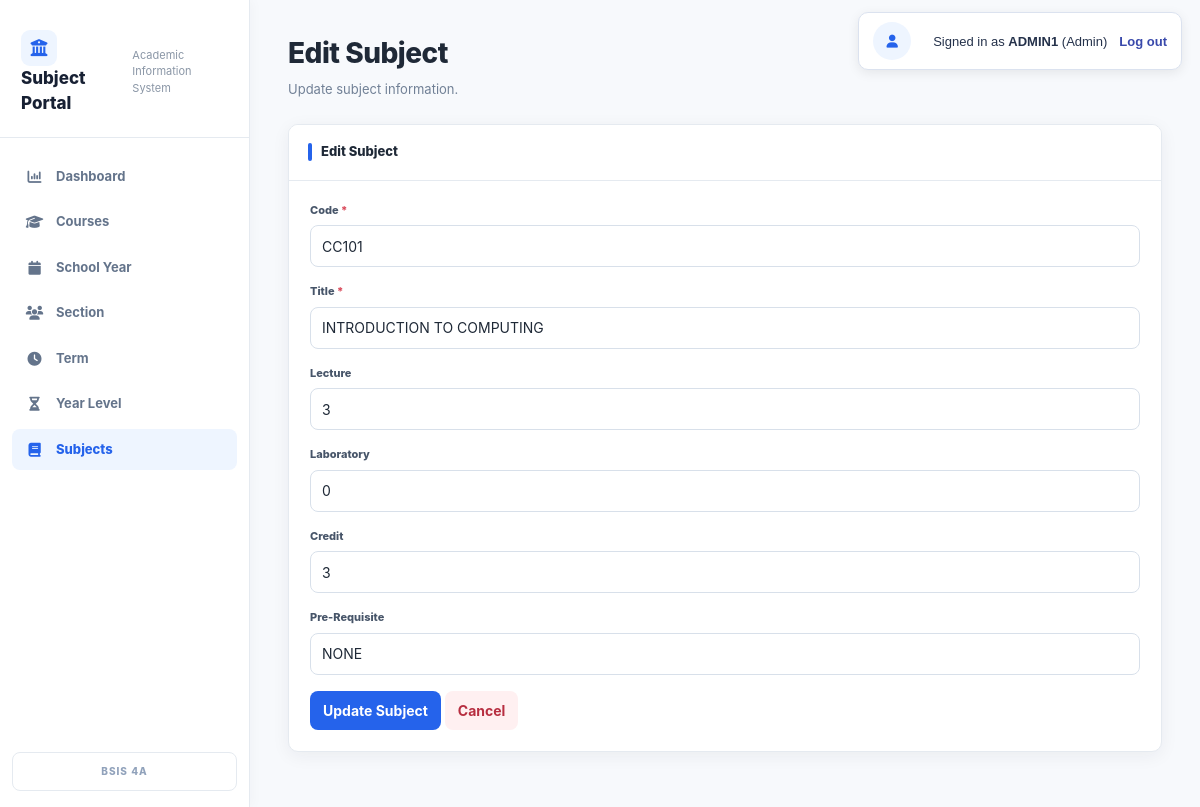
/subjects_edit.php?code=CC101 (signed in), run on the app's committed database.
### tables this page shows
CREATE TABLE `tbl_subjects` (
  `ID` int(11) NOT NULL,
  `COURSE` varchar(255) NOT NULL,
  `YEARLEVEL` varchar(50) NOT NULL,
  `TERM` varchar(50) NOT NULL,
  `CODE` varchar(11) NOT NULL,
  `TITLE` varchar(255) NOT NULL,
  `LECTURE` varchar(255) NOT NULL,
  `LABORATORY` varchar(255) NOT NULL,
  `CREDIT` int(11) NOT NULL,
  `GRADE` varchar(11) NOT NULL,
  `PRE_REQUISITE` varchar(255) NOT NULL
);

### subjects_edit.php (the view, shortened to what this page needs)
<?php
include 'db_connect.php';
$code = $_GET['code'];
$sql = "SELECT * FROM tbl_subjects WHERE CODE='$code'";
$result = mysqli_query($conn, $sql);
$row = mysqli_fetch_assoc($result);
?>
<!DOCTYPE html>
<html lang="en">
<head>
    <link rel="stylesheet" href="app.css">
    <link rel="stylesheet"
        href="https://cdnjs.cloudflare.com/ajax/libs/font-awesome/6.5.1/css/all.min.css">
</head>
<body>
<?php include __DIR__ . "/session_banner.php"; ?>
<div class="wrapper">
    <aside class="sidebar">
        <div class="logo">
            <h2>Subject Portal</h2>
            <p>Academic Information System</p>
        </div>
        <nav class="menu">
            <a href="dashboard.php">
                <i class="fa-solid fa-chart-column"></i> Dashboard
            </a>
            <a href="course.php">
                <i class="fa-solid fa-graduation-cap"></i> Courses
            </a>
            <a href="schoolyear.php">
                <i class="fa-solid fa-calendar"></i> School Year
            </a>
            <a href="section.php">
                <i class="fa-solid fa-users"></i> Section
            </a>
            <a href="term.php">
                <i class="fa-solid fa-clock"></i> Term
            </a>
            <a href="yearlevel.php">
                <i class="fa-solid fa-hourglass-half"></i> Year Level
            </a>
            <a href="subjects.php" class="active">
                <i class="fa-solid fa-book"></i> Subjects
            </a>
        </nav>
        <div class="sidebar-footer">
            BSIS 4A
        </div>
    </aside>
    <main class="main-content">
        <div class="page-header">
            <div>
                <h1>Edit Subject</h1>
                <p>Update subject information.</p>
            </div>
        </div>
        <div class="card">
            <div class="card-header">
                Edit Subject
            </div>
            <div class="card-body">
                <form method="POST">
                    <div class="form-group">
                        <label>
                            Code <span>*</span>
                        </label>
                        <input
                            type="text"
                            name="code"
                            value="<?= htmlspecialchars($row['CODE']); ?>"
                            required>
                    </div>
                    <div class="form-group">
                        <label>
                            Title <span>*</span>
                        </label>
                        <input
                            type="text"
                            name="title"
                            value="<?= htmlspecialchars($row['TITLE']); ?>"
                            required>
                    </div>
                    <div class="form-group">
                        <label>
                            Lecture
                        </label>
                        <input
                            type="number"
                            name="lecture"
                            value="<?= htmlspecialchars($row['LECTURE']); ?>"
                            min="0">
                    </div>
                    <div class="form-group">
                        <label>
                            Laboratory
                        </label>
                        <input
                            type="number"
                            name="laboratory"
                            value="<?= htmlspecialchars($row['LABORATORY']); ?>"
                            min="0">
                    </div>
                    <div class="form-group">
                        <label>
                            Credit
                        </label>
                        <input
                            type="number"
                            name="credit"
                            value="<?= htmlspecialchars($row['CREDIT']); ?>"
                            min="0">
                    </div>
                    <div class="form-group">
                        <label>
                            Pre-Requisite
                        </label>
                        <input
                            type="text"
                            name="pre_requisite"
                            value="<?= htmlspecialchars($row['PRE_REQUISITE']); ?>">
                    </div>
                    <button
                        type="submit"
                        name="update_subject"
                        class="add-btn">
                        Update Subject
                    </button>
                    <a href="subjects.php">
                        <button
                            type="button"
                            class="delete-btn">
                            Cancel
                        </button>
                    </a>
                </form>
            </div>
        </div>
    </main>
</div>
</body>
</html>

### app.css (style rules this page uses)
:root { --blue:#2563eb; --blue-dark:#1d4ed8; --blue-soft:#eef5ff; --bg:#f7f9fc; --white:#fff; --text:#1f2937; --muted:#718096; --line:#e5eaf0; --green:#159570; --red:#d94b5b; --shadow:0 4px 18px rgba(31,41,55,.06); --radius:10px }
* { box-sizing:border-box }
html { scroll-behavior:smooth }
body { margin:0;background:var(--bg);color:var(--text);font-family:Inter,Segoe UI,Arial,sans-serif;font-size:14px;line-height:1.5 }
a { text-decoration:none;color:inherit }
button,input,select,textarea { font:inherit }
.wrapper,.portal-shell { min-height:100vh;display:flex }
.sidebar { position:fixed;inset:0 auto 0 0;width:250px;background:#fff;color:var(--text);display:flex;flex-direction:column;z-index:10;border-right:1px solid var(--line);box-shadow:2px 0 12px rgba(31,41,55,.03) }
.logo,.brand { padding:24px 21px 20px;border-bottom:1px solid var(--line);display:flex;align-items:center;gap:11px }
.logo h2,.brand-title { margin:0;font-size:17px;font-weight:800;color:#172033 }
.logo p,.brand-subtitle { margin:2px 0 0;color:#8a96a6;font-size:11px }
.logo h2:before { content:"\f19c";display:inline-grid;place-items:center;width:36px;height:36px;margin-right:9px;border-radius:9px;background:var(--blue-soft);font-family:"Font Awesome 6 Free";font-weight:900;color:var(--blue);vertical-align:-12px }
.menu { padding:18px 12px;display:flex;flex-direction:column;gap:4px;overflow:auto }
.menu a { display:flex;align-items:center;gap:12px;padding:11px 13px;border-radius:8px;color:#64748b;font-size:13px;font-weight:650;transition:.15s }
.menu a.active { background:var(--blue-soft);color:var(--blue);font-weight:800 }
.menu i { width:19px;text-align:center;font-size:14px }
.sidebar-footer { margin:auto 12px 16px;padding:11px;border:1px solid var(--line);border-radius:8px;text-align:center;color:#91a2bb;font-size:10px;font-weight:800;letter-spacing:1px }
.main-content { width:calc(100% - 250px);margin-left:250px;min-height:100vh;padding:32px 38px 55px }
.page-header,.portal-header { max-width:1450px;margin:0 auto 24px;display:flex;justify-content:space-between;align-items:center;gap:20px }
.page-header h1,.portal-header h1 { margin:0;font-size:28px;font-weight:800;letter-spacing:-.5px }
.page-header p,.portal-header p { margin:6px 0 0;color:var(--muted);font-size:13px }
.card,.panel { background:#fff;border:1px solid var(--line);border-radius:var(--radius);box-shadow:var(--shadow);overflow:hidden }
.card-header,.panel-title { min-height:56px;padding:16px 19px;border-bottom:1px solid var(--line);display:flex;align-items:center;font-size:13px;font-weight:800;background:#fff }
.card-header:before,.panel-title:before { content:"";width:4px;height:18px;border-radius:3px;background:var(--blue);margin-right:9px }
.card-body { padding:21px }
.form-group { margin-bottom:16px }
.form-group label { display:block;margin-bottom:7px;color:#475569;font-size:11px;font-weight:800 }
.form-group label span { color:var(--red) }
input[type=text],input[type=number],input[type=date],input[type=email],input[type=password],select,textarea { width:100%;min-height:42px;padding:9px 11px;border:1px solid #d8e0ea;border-radius:8px;background:#fff;color:var(--text);outline:none;transition:.15s }
.add-btn,.search-btn,.edit-btn,.delete-btn,.clear-btn { border:0;border-radius:8px;padding:9px 13px;font-weight:750;cursor:pointer;display:inline-flex;align-items:center;gap:7px }
.add-btn,.search-btn { background:var(--blue);color:#fff }
.delete-btn { background:#fff0f1;color:#b72e40 }

### data on the page
tbl_subjects: code "CC101", title "INTRODUCTION TO COMPUTING", lecture "3", laboratory "0", credit "3", pre_requisite "NONE"

### other printed values
$session_display_name "ADMIN1"
$session_role "Admin"
